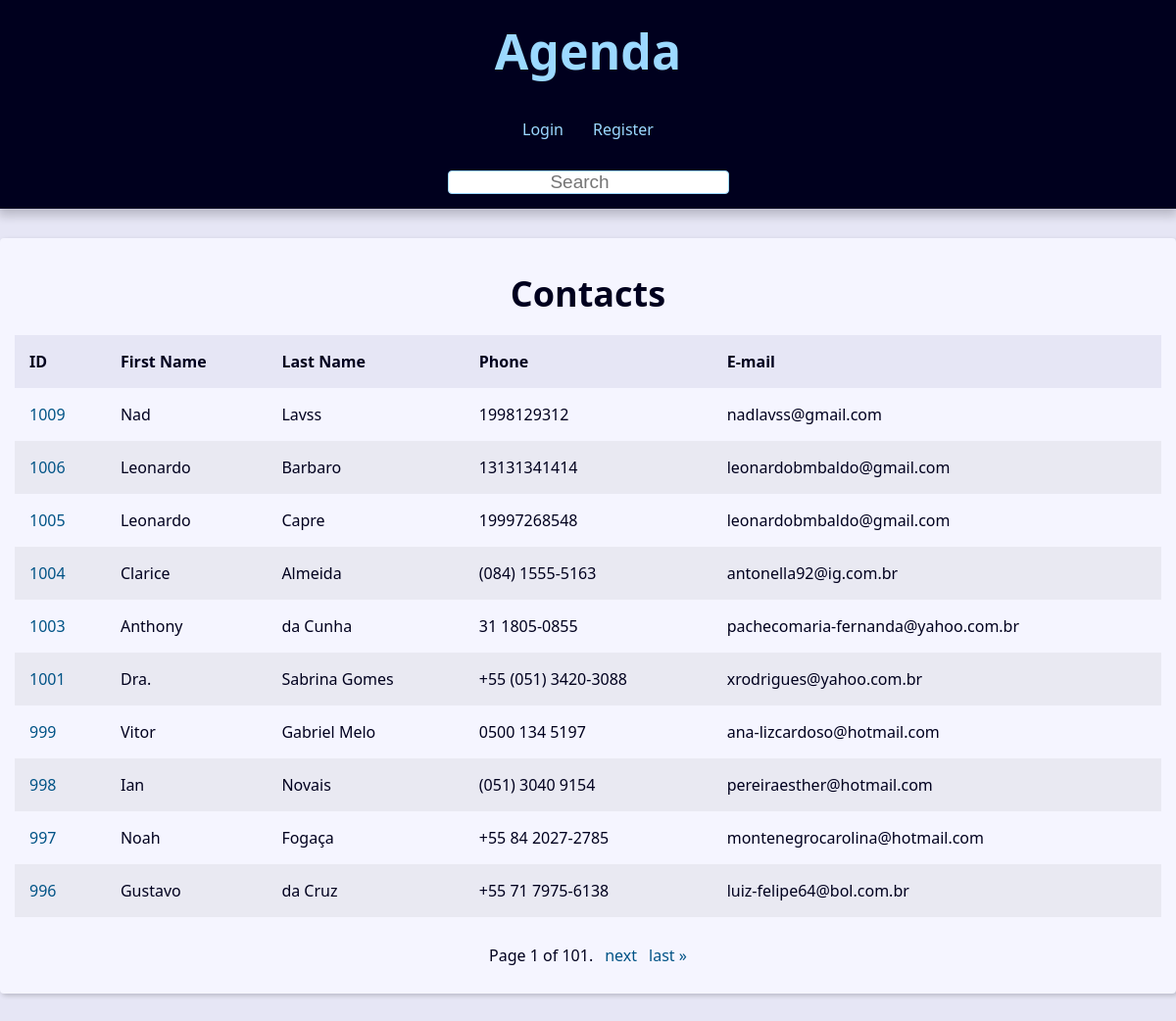
The app's page /, older data.
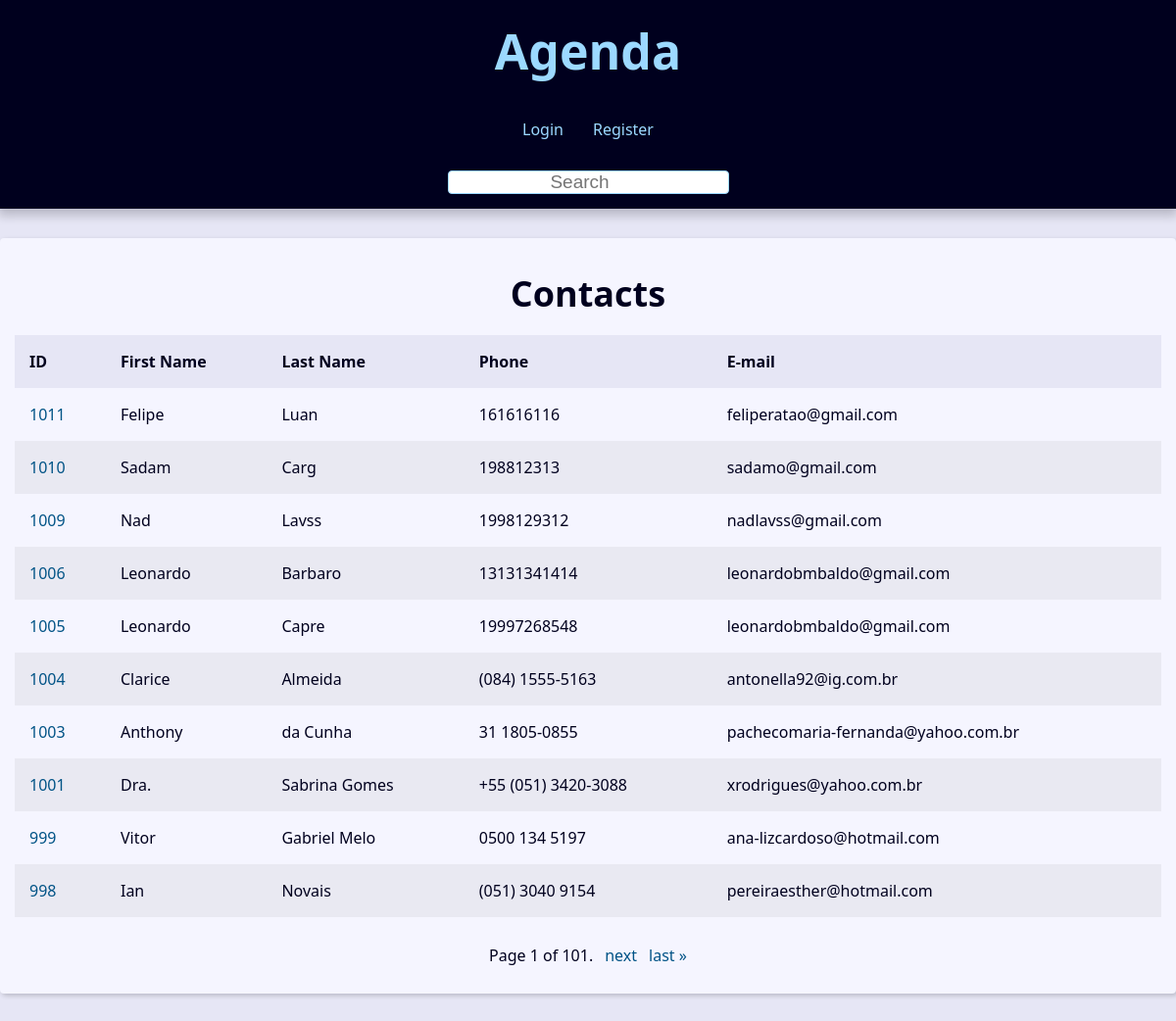
The same page, newer data.
### contact/models.py (models this page shows, shortened)
class Contact(models.Model):
    first_name = models.CharField(max_length=50)
    last_name = models.CharField(max_length=50, blank=True)
    phone = models.CharField(max_length=20)
    email = models.EmailField(max_length=100, blank=True)
    created_date = models.DateTimeField(default=timezone.now)
    description = models.TextField(blank=True)
    show = models.BooleanField(default=True)
    picture = models.ImageField(upload_to='pictures/%Y/%m/', blank=True)
    category = models.ForeignKey(Category, on_delete=models.SET_NULL, null=True, blank=True)
    owner = models.ForeignKey(User, on_delete=models.SET_NULL, null=True, blank=True)

### contact/views/contact_views.py (the view)
# urls.py: path('', views.index, name='index'),
def index(request):
    contacts = Contact.objects.filter(show=True).order_by('-id')
    paginator = Paginator(contacts, 10)
    page_number = request.GET.get('page')
    page_obj = paginator.get_page(page_number)
    context = {
        'page_obj': page_obj,
        'site_title': 'Contatos - '
    }
    return render(request, 'contact/index.html', context)

### contact/templates/contact/index.html
{% extends "global/base.html" %}
{% block content %}
{% if page_obj %}
    <div class = "responsive-table">
        <table class = "contacts-table">
            <caption class = "table-caption">
                <h2>Contacts</h2>
            </caption>
            <thead>
                <tr class = "table-row table-row-header">
                    <th class = "table-header">ID</th>
                    <th class = "table-header">First Name</th>
                    <th class = "table-header">Last Name</th>
                    <th class = "table-header">Phone</th>
                    <th class = "table-header">E-mail</th>
                </tr>
            </thead>
            <tbody>
                {% for contact in page_obj %}
                    <tr class = "table-row">
                        <td class = "table-cel">
                            <a
                                class = "table-link"
                                href = "{% url "contact:contact" contact.id %}"
                            >
                                {{ contact.id }}
                            </a>
                        </td>
                        <td class = "table-cel">
                            {{ contact.first_name }}
                        </td>
                        <td class = "table-cel">
                            {{ contact.last_name }}
                        </td>
                        <td class = "table-cel">
                            {{ contact.phone }}
                        </td>
                        <td class = "table-cel">
                            {{ contact.email }}
                        </td>
                    </tr>
                {% endfor %}
            </tbody>
        </table>
    </div>
{% else %}
<div class="single-contact">
    <h1 class="single-contact-name">
        No contacts found.
    </h1>
</div>
{% endif %}
{% endblock content %}

Row changes from the older to the newer data that the page shows:
no longer on this page (row unchanged): Contact: id "997", first_name "Noah", last_name "Fogaça", phone "+55 84 2027-2785", email "montenegrocarolina@hotmail.com"
no longer on this page (row unchanged): Contact: id "996", first_name "Gustavo", last_name "da Cruz", phone "+55 71 7975-6138", email "luiz-felipe64@bol.com.br"
added Contact: id "1011", first_name "Felipe", last_name "Luan", phone "161616116", email "feliperatao@gmail.com"
added Contact: id "1010", first_name "Sadam", last_name "Carg", phone "198812313", email "sadamo@gmail.com"
